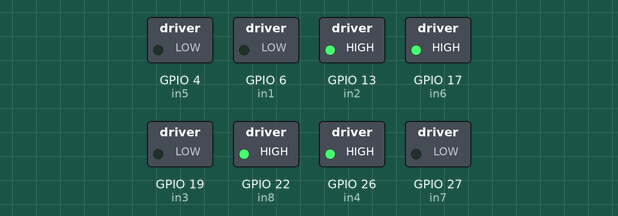
Simulated run of this program. Board: Raspberry Pi (BCM pin numbers). On the bench: switched loads named in the program (green lamp = pin HIGH). At 1.0 s the program stops and its outputs stay as they are.

Above: at 0.1 s.
At 0.6 s:
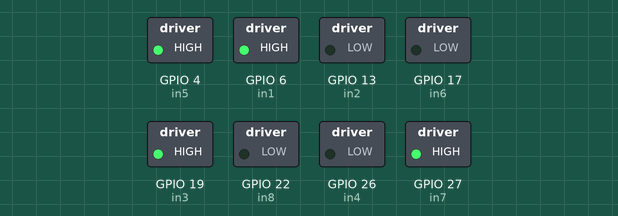
At 1.1 s:
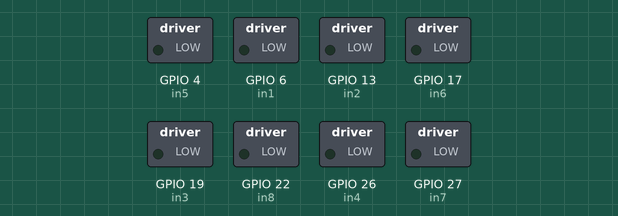
Timing chart, 0 to 2.5 s (numbered marks = the images above):
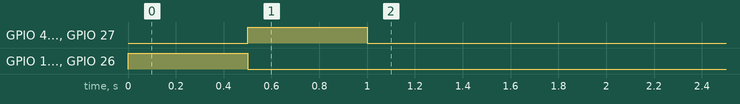

Measured:
- by itself, GPIO 4 (in5), GPIO 6 (in1), GPIO 19 (in3), GPIO 27 (in7): LOW → HIGH at 0.50 s, → LOW 0.50 s later
- by itself, GPIO 13 (in2), GPIO 17 (in6), GPIO 22 (in8), GPIO 26 (in4): LOW → HIGH at 0.00 s, → LOW 0.50 s later

The program:

move_robot.py
```python
import RPi.GPIO as GPIO
import time

GPIO.cleanup()
#GPIO.setmode(GPIO.BOARD)
GPIO.setmode(GPIO.BCM)

gpio = GPIO

in1 = 6
in2 = 13
in3 = 19
in4 = 26


in5 = 4
in6 = 17
in7 = 27
in8 = 22
# set up the GPIO lines
gpio.setup(in1, GPIO.OUT)
gpio.setup(in2, GPIO.OUT)
gpio.setup(in3, GPIO.OUT)
gpio.setup(in4, GPIO.OUT)
gpio.setup(in5, GPIO.OUT)
gpio.setup(in6, GPIO.OUT)
gpio.setup(in7, GPIO.OUT)
gpio.setup(in8, GPIO.OUT)


def move_robot(in1_in, in2_in, in3_in, in4_in,
               in5_in, in6_in, in7_in, in8_in):

    gpio.output(in1, in1_in)
    gpio.output(in4, in2_in)
    gpio.output(in2, in3_in)
    gpio.output(in3, in4_in)

    gpio.output(in5, in5_in)
    gpio.output(in6, in6_in)
    gpio.output(in7, in7_in)
    gpio.output(in8, in8_in)

# all 4 forward
#move_robot(False, True, True, True, True, True, True, False)
#move_robot(True, True, True, True, True, True, True, False)
#time.sleep(0.5)

"""
# All 4 wheels forward
move_robot(True, True, False, False, False, False, True, True)
time.sleep(0.5)
# All 4 wheels backwoard
move_robot(False, False, True, True, True, True, False, False)
time.sleep(0.5)
"""
# Move right
move_robot(False, True, True, False, False, True, False, True)
time.sleep(0.5)
# Move left
move_robot(True, False, False, True,  True, False, True, False)
time.sleep(0.5)
"""
move_robot(True, False, True, False, True, False, True, False)
time.sleep(0.5)
move_robot(False, True, False, True, False, True, False, True)
time.sleep(0.5)
"""
# input from channel 0

# output to channel 1
move_robot(False, False, False, False,
               False, False, False, False)

GPIO.cleanup()
```
